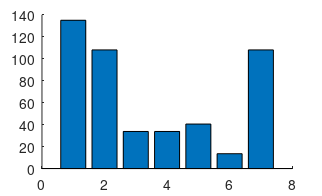

The MATLAB script that drew this image: (Note: this script raises an error after producing the figure.)
    % script created by Richard Balson 01/03/2012
    % This script creates a bar chart of the connectivity constants

    % description
    % ~~~~~~~~~~~
    % Plots bar chart of connectivity constants

    % last edit
    % ~~~~~~~~~


    % next edit
    % ~~~~~~~~~

    % Beginning of script
    % ~~~~~~~~~~~~~~~~~~~~~

    % Clear workspace
    % ~~~~~~~~~~~
    clear
    close all
    clc


    % Parameter definition
    % ~~~~~~~~~~~~~~~
    
    Con = 135;
    
    C = [Con 0.8*Con 0.25*Con 0.25*Con 0.3*Con 0.1*Con 0.8*Con];
    
    % defines bits for plotting
    % ~~~~~~~~~~~~~~~~~~~~~~~~~
    label_fontsize = 10;            % point
    tick_fontsize = 8;              % point
    fig_left_pos = 5;               % cms
    fig_bottom_pos = 5;             % cms
    fig_width = 8.2;                % cms
    fig_height = 5;                 % cms
    fig_dirname = 'C:\Users\Richard\Desktop\PhD\Projects\Images\Images\fig';              % default directory for figure files
    fig_name = 'PSP2FR.fig';
    fig_dirandname = [fig_dirname fig_name];

    % Plot 
    % ~~~~~~~~~~~~~~~~~~~~~

    figure('name','PSP2FR',...
        'units','centimeters',...
        'position',[fig_left_pos fig_bottom_pos fig_width fig_height],...
        'papersize',[fig_width fig_height],...
        'filename',fig_dirandname,...
        'PaperPositionMode','auto')
    bar(C,'group');
    set(gca,'fontsize',tick_fontsize)
    xlabel('Voltage(mV)','fontsize',label_fontsize)
    ylabel('Firing rate(Hz)','fontsize',label_fontsize)
    title('PSP to firing rate kernel');
    grid on;
